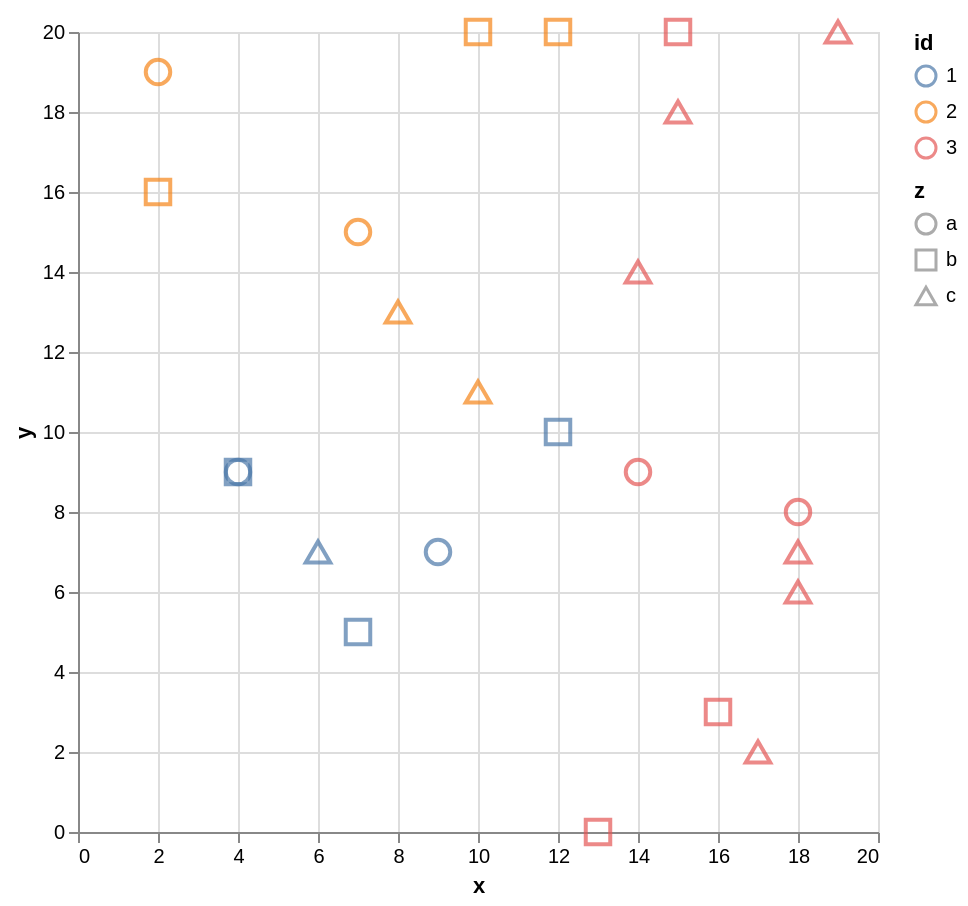

Vega-Lite specification for this chart:
### Vega-Lite specification from a JSON file in a GitHub repository (floating-point values rounded to 4 significant figures)
{"$schema": "https://vega.github.io/schema/vega-lite/v5.json", "width": 400, "height": 400, "data": {"values": [{"x": 15, "y": 18, "z": "c", "id": 3}, {"x": 10, "y": 20, "z": "b", "id": 2}, {"x": 6, "y": 7, "z": "c", "id": 1}, {"x": 12, "y": 20, "z": "b", "id": 2}, {"x": 2, "y": 19, "z": "a", "id": 2}, {"x": 18, "y": 6, "z": "c", "id": 3}, {"x": 2, "y": 16, "z": "b", "id": 2}, {"x": 4, "y": 9, "z": "a", "id": 1}, {"x": 18, "y": 7, "z": "c", "id": 3}, {"x": 9, "y": 7, "z": "a", "id": 1}, {"x": 13, "y": 0, "z": "b", "id": 3}, {"x": 17, "y": 2, "z": "c", "id": 3}, {"x": 8, "y": 13, "z": "c", "id": 2}, {"x": 14, "y": 14, "z": "c", "id": 3}, {"x": 12, "y": 10, "z": "b", "id": 1}, {"x": 4, "y": 9, "z": "b", "id": 1}, {"x": 7, "y": 5, "z": "b", "id": 1}, {"x": 18, "y": 8, "z": "a", "id": 3}, {"x": 15, "y": 20, "z": "b", "id": 3}, {"x": 16, "y": 3, "z": "b", "id": 3}, {"x": 10, "y": 11, "z": "c", "id": 2}, {"x": 7, "y": 15, "z": "a", "id": 2}, {"x": 19, "y": 20, "z": "c", "id": 3}, {"x": 14, "y": 9, "z": "a", "id": 3}]}, "mark": "point", "encoding": {"x": {"field": "x", "type": "quantitative"}, "y": {"field": "y", "type": "quantitative"}, "color": {"field": "id", "type": "nominal"}, "shape": {"field": "z", "type": "nominal"}, "size": {"value": 150}}}
